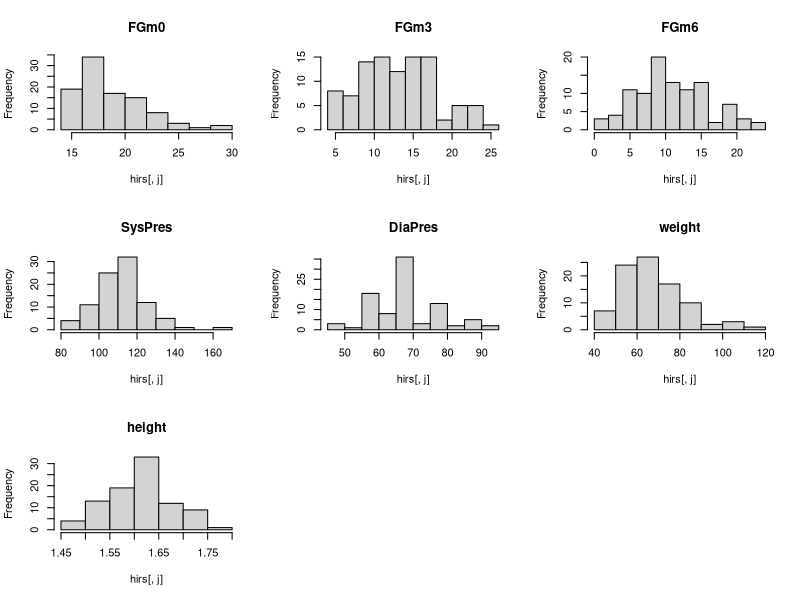
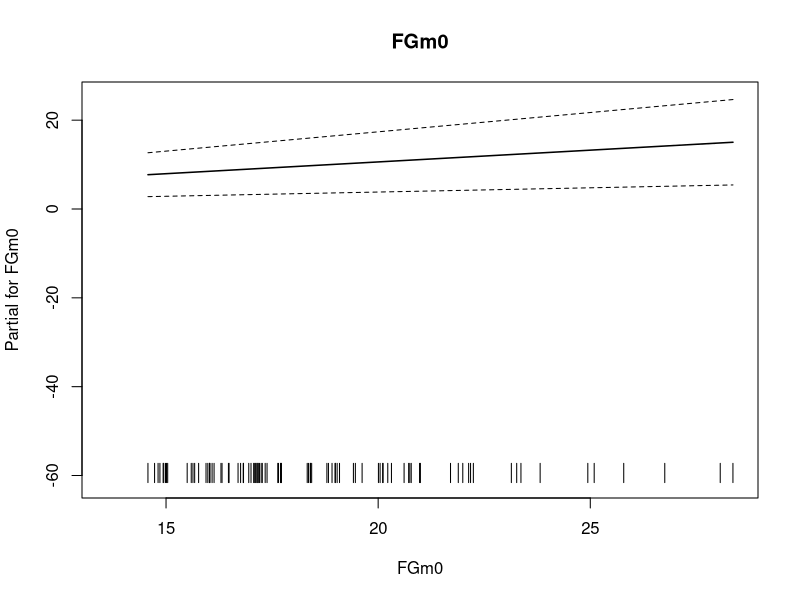
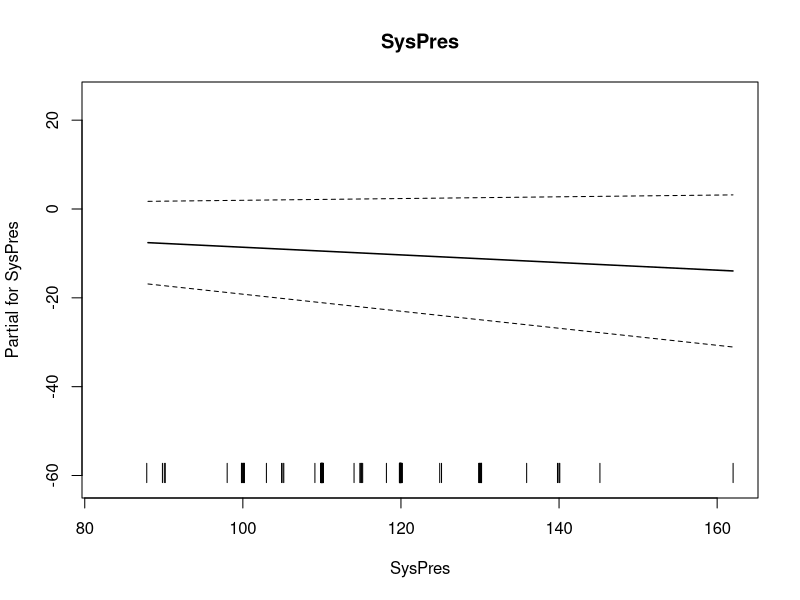
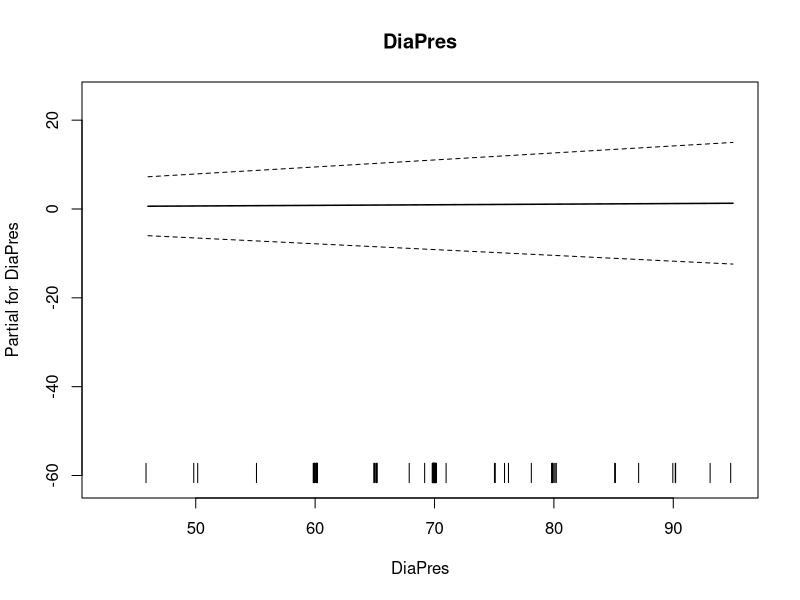
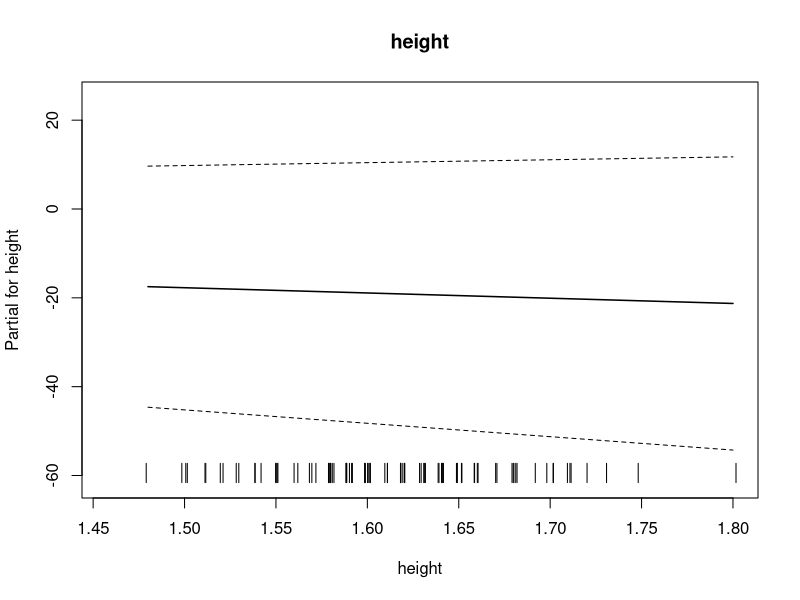
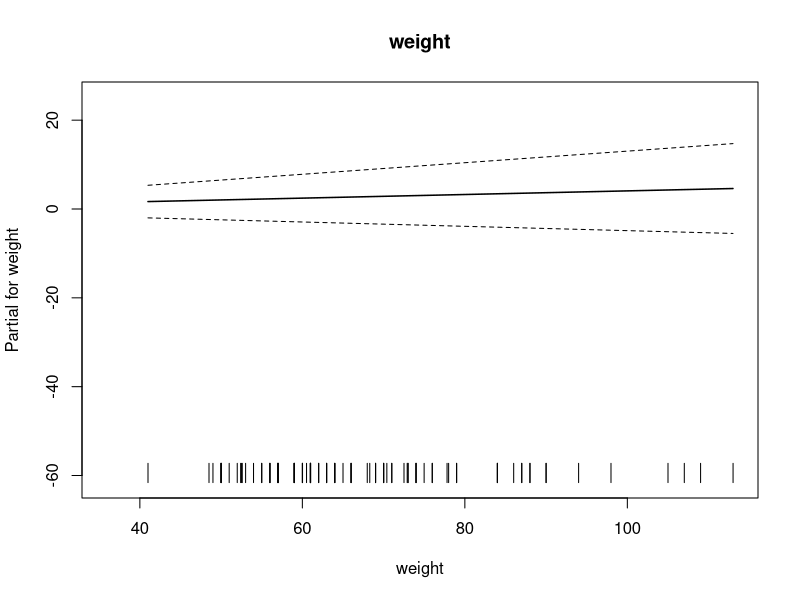
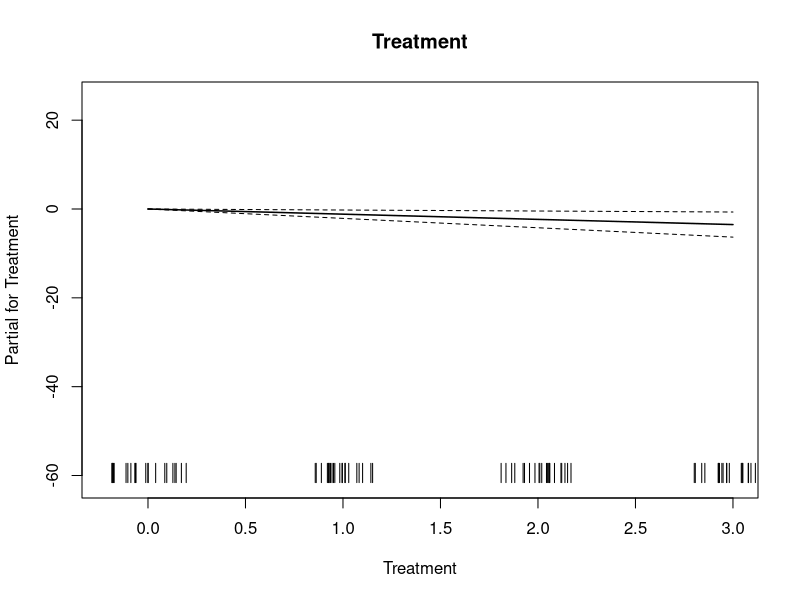
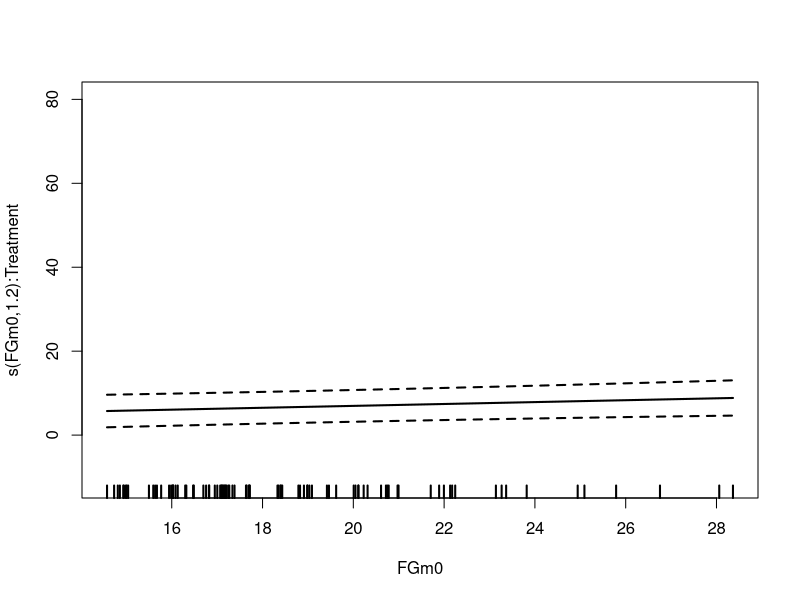

R code for these plots, in order: (Note: this script raises an error after producing the figures.)
## ---- chunk 1
knitr::opts_chunk$set(echo = TRUE)
## ---- chunk 2
library(sm)
library(mgcv)
## ---- chunk 3
hirs <- read.table("hirsutism.dat",header=T, sep="\t",fill=TRUE)

#summary(hirs)
attach(hirs)
## ---- chunk 4
old.par<-par(mfrow=c(3,3))
for (j in 2:9) if (j != 5) hist(hirs[,j],main=names(hirs)[j])
par(old.par)
## ---- chunk 5
apply(hirs[,-c(1,5)],2,sd, na.rm = T) # sd: standard deviation
## ---- chunk 6
apply(hirs[,-c(1,5)],2,function(x){diff(range(x, na.rm = T))})
## ---- chunk 7
#plot(gam_1,residuals=TRUE, shade=TRUE, cex=2, lwd=2)
## ---- chunk 8
#vis.gam(gam_1, view=c("FGm0","weight"), plot.type = "persp")
## ---- chunk 9
#vis.gam(gam_1, view=c("height","weight"), plot.type = "persp")
## ---- chunk 10
#gam.check(gam_1)
## ---- chunk 11
# multiple linear regression
gam_0.1 <- gam(FGm12 ~ FGm0 + SysPres + DiaPres + height + weight + Treatment)
summary(gam_0.1)
## ---- chunk 12
plot(gam_0.1, all.terms=TRUE)
## ---- chunk 13
# generative additive model
gam_1.1 <- gam(FGm12 ~ s(FGm0, by=Treatment) + s(SysPres, by=Treatment) + s(DiaPres, by=Treatment) + s(height, by=Treatment) + s(weight, by=Treatment))
summary(gam_1.1)
## ---- chunk 14
plot(gam_1.1,residuals=TRUE, shade=TRUE, shade.col="lightblue", seWithMean=TRUE, cex=3, lwd=2, shift= coef(gam_1.1)[1])
## ---- chunk 15
gam.check(gam_1.1)
## ---- chunk 16
gam_1.2 <- gam(FGm12 ~ s(FGm0) + s(SysPres) + s(DiaPres) + s(height) + s(weight), data=hirs)
summary(gam_1.2)
## ---- chunk 17
plot(gam_1.2,residuals=TRUE, shade=TRUE, shade.col="lightblue", seWithMean=TRUE, cex=3, lwd=2, shift= coef(gam_1.1)[1])
## ---- chunk 18
gam.check(gam_1.2)
## ---- chunk 19
# Generalized nonparametric multiple regression model
gam_2.1 <- gam(FGm12 ~ te(FGm0, weight)) # SysPres, DiaPres, height, Treatment)
summary(gam_2.1)
## ---- chunk 20
plot(gam_2.1,residuals=TRUE, shade=TRUE, shade.col="lightblue", seWithMean=TRUE, cex=3, lwd=2, shift= coef(gam_2.1)[1])
## ---- chunk 21
gam.check(gam_2.1)
## ---- chunk 22
# semiparametric model - FGmO
gam_3.1 <- gam(FGm12 ~ FGm0 + s(SysPres, by=Treatment) + s(DiaPres, by=Treatment) + s(height, by=Treatment) + s(weight, by=Treatment))
summary(gam_3.1)
## ---- chunk 23
plot(gam_3.1,residuals=TRUE, shade=TRUE, shade.col="lightblue", seWithMean=TRUE, cex=3, lwd=2, shift= coef(gam_3.1)[1])
## ---- chunk 24
gam.check(gam_3.1)
## ---- chunk 25
# semiparametric model - FGmO
gam_3.2 <- gam(FGm12 ~ FGm0 + s(SysPres) + s(DiaPres) + s(height) + s(weight))
summary(gam_3.2)
## ---- chunk 26
plot(gam_3.2,residuals=TRUE, shade=TRUE, shade.col="lightblue", seWithMean=TRUE, cex=3, lwd=2, shift= coef(gam_3.2)[1])
## ---- chunk 27
gam.check(gam_3.2)
## ---- chunk 28
# semiparametric model - SysPres (low df at model 1.1)
gam_4.1 <- gam(FGm12 ~ s(FGm0, by=Treatment) + SysPres + s(DiaPres, by=Treatment) + s(height, by=Treatment) + s(weight, by=Treatment))
summary(gam_4.1)
## ---- chunk 29
plot(gam_4.1,residuals=TRUE, shade=TRUE, shade.col="lightblue", seWithMean=TRUE, cex=3, lwd=2, shift= coef(gam_4.1)[1])
## ---- chunk 30
gam.check(gam_4.1)
## ---- chunk 31
# semiparametric model - FGm0 (low df at model 1.1)
gam_4.2 <- gam(FGm12 ~ FGm0 + s(SysPres, by=Treatment) + s(DiaPres, by=Treatment) + s(height, by=Treatment) + s(weight, by=Treatment))
summary(gam_4.2)
## ---- chunk 32
plot(gam_4.2,residuals=TRUE, shade=TRUE, shade.col="lightblue", seWithMean=TRUE, cex=3, lwd=2, shift= coef(gam_4.1)[1])
## ---- chunk 33
gam.check(gam_4.2)
## ---- chunk 34
# semiparametric model - DiaPres (low df at model 1.1)
gam_4.3 <- gam(FGm12 ~ s(FGm0, by=Treatment) + s(SysPres, by=Treatment) + DiaPres + s(height, by=Treatment) + s(weight, by=Treatment))
summary(gam_4.3)
## ---- chunk 35
plot(gam_4.3,residuals=TRUE, shade=TRUE, shade.col="lightblue", seWithMean=TRUE, cex=3, lwd=2, shift= coef(gam_4.3)[1])
## ---- chunk 36
gam.check(gam_4.3)
## ---- chunk 37
# semiparametric model - FGmO + SysPres
gam_5.1 <- gam(FGm12 ~ FGm0 + SysPres + s(DiaPres, by=Treatment) + s(height, by=Treatment) + s(weight, by=Treatment))
summary(gam_5.1)
## ---- chunk 38
plot(gam_5.1,residuals=TRUE, shade=TRUE, shade.col="lightblue", seWithMean=TRUE, cex=3, lwd=2, shift= coef(gam_5.1)[1])
## ---- chunk 39
gam.check(gam_5.1)
## ---- chunk 40
# semiparametric model - FGmO + DiaPres
gam_5.2 <- gam(FGm12 ~ FGm0 + s(SysPres, by=Treatment) + DiaPres + s(height, by=Treatment) + s(weight, by=Treatment))
summary(gam_5.2)
## ---- chunk 41
plot(gam_5.2,residuals=TRUE, shade=TRUE, shade.col="lightblue", seWithMean=TRUE, cex=3, lwd=2, shift= coef(gam_5.2)[1])
## ---- chunk 42
gam.check(gam_5.2)
## ---- chunk 43
gam_6.1 <- gam(FGm12 ~ FGm0 + s(SysPres, by=Treatment) + s(DiaPres, by=Treatment) + s(height, by=Treatment) + s(weight))
summary(gam_6.1)
## ---- chunk 44
plot(gam_6.1,residuals=TRUE, shade=TRUE, shade.col="lightblue", seWithMean=TRUE, cex=3, lwd=2, shift= coef(gam_6.1)[1])
## ---- chunk 45
gam.check(gam_6.1)
## ---- chunk 46
plot(gam_1, residuals = TRUE,
     shade=TRUE, cex=2, lwd=2, 
     shift = gam_1$coefficients[1],
     seWithMean=TRUE,
     main=paste("Equiv. no. params.=",
                round(sum(gam_1$edf),2)))
## ---- chunk 47
vis.gam(gam_1,view=c("FGm0","Treatment"),
        theta = 40, phi = 40, r = sqrt(3), d = 1,)
## ---- chunk 48
anova(gam_0.1,gam_1.1,test="F")
## ---- chunk 49
anova(gam_0.1,gam_1.2,test="F")
## ---- chunk 50
anova(gam_1.2,gam_1.1,test="F")
## ---- chunk 51
anova(gam_2.1,gam_1.1,test="F")
## ---- chunk 52
anova(gam_4.1,gam_4.2,test="F")
## ---- chunk 53
anova(gam_4.2,gam_4.3,test="F")
## ---- chunk 54
anova(gam_4.2,gam_1.1,test="F")
## ---- chunk 55
anova(gam_5.1,gam_5.2,test="F")
## ---- chunk 56
anova(gam_5.1,gam_1.1,test="F")
## ---- chunk 57
anova(gam_5.1, gam_6.1)
## ---- chunk 58
anova(gam_1, gam_3)
